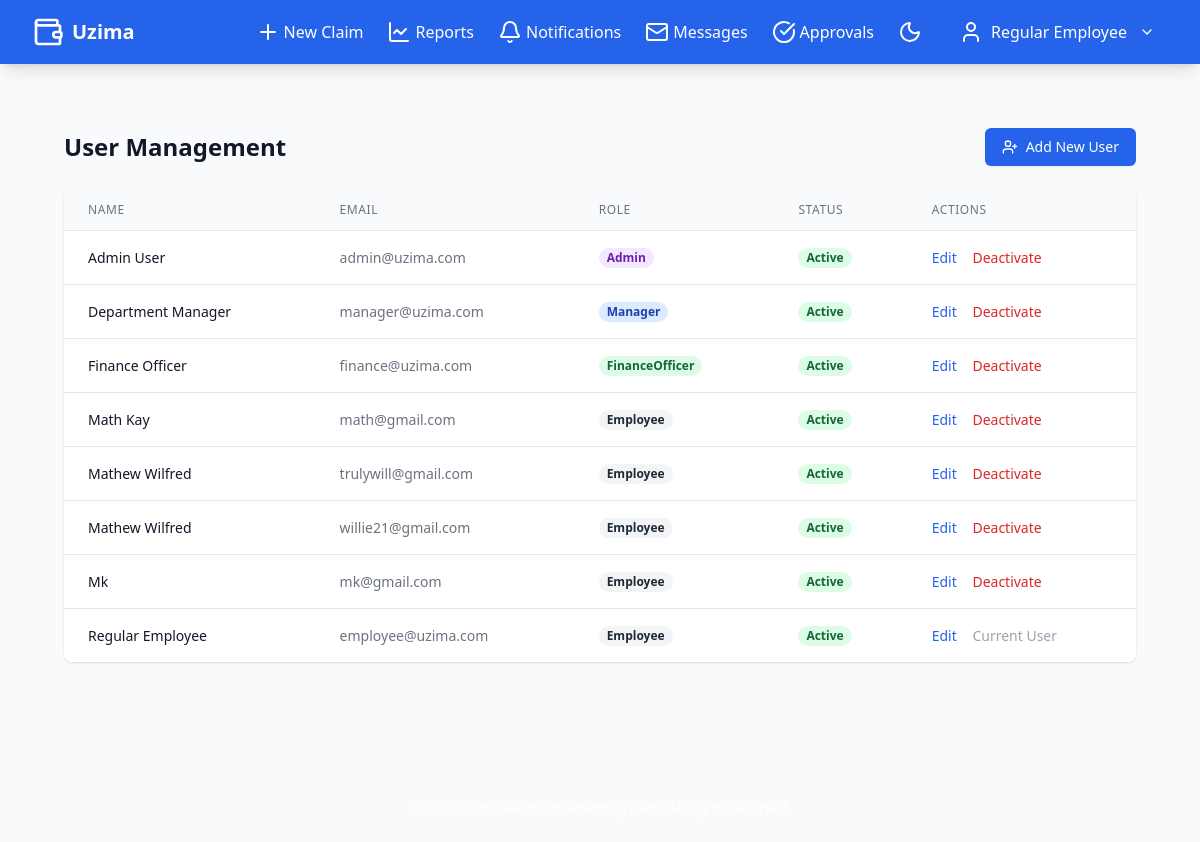
/admin/users.php (signed in), run on the app's committed database.
### tables this page shows
CREATE TABLE users (
                userID INTEGER PRIMARY KEY AUTOINCREMENT,
                employeeID TEXT UNIQUE,
                fullName TEXT NOT NULL,
                email TEXT NOT NULL UNIQUE,
                password TEXT NOT NULL,
                department_id INTEGER,
                position TEXT,
                role TEXT NOT NULL DEFAULT 'Employee',
                hire_date TEXT,
                contact_number TEXT,
                profile_image TEXT DEFAULT 'assets/images/default_profile.png',
                total_reimbursement NUMERIC DEFAULT 0.00,
                budget_limit NUMERIC DEFAULT NULL,
                is_active INTEGER DEFAULT 1,
                last_login TEXT,
                created_at TIMESTAMP DEFAULT CURRENT_TIMESTAMP,
                updated_at TIMESTAMP DEFAULT CURRENT_TIMESTAMP
            );

### admin/users.php (the view, shortened to what this page needs)
<?php
include '../config.php';
try {
    $stmt = $pdo->query("SELECT * FROM users ORDER BY fullName");
    $users = $stmt->fetchAll();
} catch (PDOException $e) {
    error_log("Error fetching users: " . $e->getMessage());
    $error = "Could not retrieve users. Please try again later.";
    $users = [];
}
include '../includes/header.php';
?>
<div class="max-w-7xl mx-auto px-4 sm:px-6 lg:px-8 py-8">
    <div class="mb-6 flex justify-between items-center">
        <h1 class="text-2xl font-bold text-gray-900 dark:text-white">User Management</h1>
        <button id="newUserBtn" class="inline-flex items-center px-4 py-2 border border-transparent text-sm font-medium rounded-md shadow-sm text-white bg-blue-600 hover:bg-blue-700 focus:outline-none focus:ring-2 focus:ring-offset-2 focus:ring-blue-500">
            <i data-lucide="user-plus" class="h-4 w-4 mr-2"></i>
            Add New User
        </button>
    </div>
    <div class="bg-white dark:bg-gray-800 shadow overflow-hidden rounded-lg">
        <div class="overflow-x-auto">
            <table class="min-w-full divide-y divide-gray-200 dark:divide-gray-700">
                <thead class="bg-gray-50 dark:bg-gray-700">
                    <tr>
                        <th scope="col" class="px-6 py-3 text-left text-xs font-medium text-gray-500 dark:text-gray-300 uppercase tracking-wider">Name</th>
                        <th scope="col" class="px-6 py-3 text-left text-xs font-medium text-gray-500 dark:text-gray-300 uppercase tracking-wider">Email</th>
                        <th scope="col" class="px-6 py-3 text-left text-xs font-medium text-gray-500 dark:text-gray-300 uppercase tracking-wider">Role</th>
                        <th scope="col" class="px-6 py-3 text-left text-xs font-medium text-gray-500 dark:text-gray-300 uppercase tracking-wider">Status</th>
                        <th scope="col" class="px-6 py-3 text-left text-xs font-medium text-gray-500 dark:text-gray-300 uppercase tracking-wider">Actions</th>
                    </tr>
                </thead>
                <tbody class="bg-white dark:bg-gray-800 divide-y divide-gray-200 dark:divide-gray-700">
                    <?php if (empty($users)): ?>
                        <tr>
                            <td colspan="5" class="px-6 py-4 text-center text-gray-500 dark:text-gray-400">
                                No users found
                            </td>
                        </tr>
                    <?php else: ?>
                        <?php foreach ($users as $user): ?>
                            <tr class="hover:bg-gray-50 dark:hover:bg-gray-700">
                                <td class="px-6 py-4 whitespace-nowrap text-sm font-medium text-gray-900 dark:text-white">
                                    <?= htmlspecialchars($user['fullName']) ?>
                                </td>
                                <td class="px-6 py-4 whitespace-nowrap text-sm text-gray-500 dark:text-gray-300">
                                    <?= htmlspecialchars($user['email']) ?>
                                </td>
                                <td class="px-6 py-4 whitespace-nowrap text-sm text-gray-500 dark:text-gray-300">
                                    <span class="px-2 inline-flex text-xs leading-5 font-semibold rounded-full <?= getRoleBadgeClass($user['role']) ?>">
                                        <?= $user['role'] ?>
                                    </span>
                                </td>
                                <td class="px-6 py-4 whitespace-nowrap text-sm text-gray-500 dark:text-gray-300">
                                    <?php if ($user['is_active']): ?>
                                        <span class="px-2 inline-flex text-xs leading-5 font-semibold rounded-full bg-green-100 text-green-800 dark:bg-green-800 dark:text-green-100">
                                            Active
                                        </span>
                                    <?php else: ?>
                                        <span class="px-2 inline-flex text-xs leading-5 font-semibold rounded-full bg-red-100 text-red-800 dark:bg-red-800 dark:text-red-100">
                                            Inactive
                                        </span>
                                    <?php endif; ?>
                                </td>
                                <td class="px-6 py-4 whitespace-nowrap text-sm text-gray-500 dark:text-gray-300">
                                    <button
                                        class="editUserBtn text-blue-600 dark:text-blue-400 hover:underline mr-3"
                                        data-user-id="<?= $user['userID'] ?>"
                                        data-user-name="<?= htmlspecialchars($user['fullName']) ?>"
                                        data-user-email="<?= htmlspecialchars($user['email']) ?>"
                                        data-user-role="<?= $user['role'] ?>"
                                    >
                                        Edit
                                    </button>
                                    <?php if ($user['userID'] != $_SESSION['user_id']): ?>
                                        <?php if ($user['is_active']): ?>
                                            <form method="POST" class="inline">
                                                <button type="submit" class="text-red-600 dark:text-red-400 hover:underline">
                                                    Deactivate
                                                </button>
                                            </form>
                                        <?php endif; ?>
                                    <?php else: ?>
                                        <span class="text-gray-400 dark:text-gray-500">Current User</span>
                                    <?php endif; ?>
                                </td>
                            </tr>
                        <?php endforeach; ?>
                    <?php endif; ?>
                </tbody>
            </table>
        </div>
    </div>
</div>
<?php
function getRoleBadgeClass($role) {
    switch ($role) {
        case 'Admin':
            return 'bg-purple-100 text-purple-800 dark:bg-purple-800 dark:text-purple-100';
        case 'FinanceOfficer':
            return 'bg-green-100 text-green-800 dark:bg-green-800 dark:text-green-100';
        case 'Manager':
            return 'bg-blue-100 text-blue-800 dark:bg-blue-800 dark:text-blue-100';
        case 'Employee':
            return 'bg-gray-100 text-gray-800 dark:bg-gray-700 dark:text-gray-300';
    }
}
include '../includes/footer.php';
?>

### data on the page
users: fullName "Admin User", email "admin@uzima.com", role "Admin", is_active "Active"
users: fullName "Department Manager", email "manager@uzima.com", role "Manager", is_active "Active"
users: fullName "Finance Officer", email "finance@uzima.com", role "FinanceOfficer", is_active "Active"
users: fullName "Math Kay", email "math@gmail.com", role "Employee", is_active "Active"
users: fullName "Mathew Wilfred", email "trulywill@gmail.com", role "Employee", is_active "Active"
users: fullName "Mathew Wilfred", email "willie21@gmail.com", role "Employee", is_active "Active"
users: fullName "Mk", email "mk@gmail.com", role "Employee", is_active "Active"
users: fullName "Regular Employee", email "employee@uzima.com", role "Employee", is_active "Active", shows "Current User"

### other printed values
$_SESSION['fullName'] "Regular Employee"
